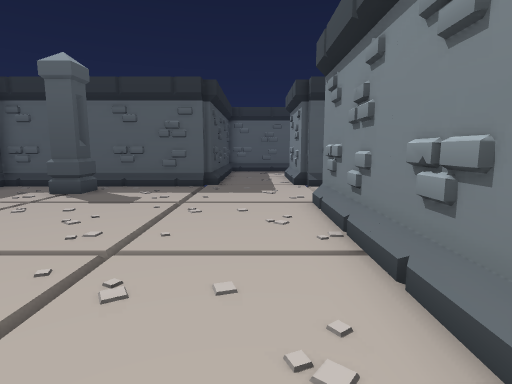
view 1 (above)

19 first-person views from a walk through a level from a Godot 3-D game. The camera is 1.5 m above the floor, tilts 8° down and sees 80° across. The floor is counted in squares, 1 m on a side. Each view is taken from the middle of a square. On the plan, view 1 faces up. The plan holds only what a view shows up to about 15 squares ahead; the rest is blank. The place goes on beyond the plan. Characters and animated objects are not drawn.

view 2
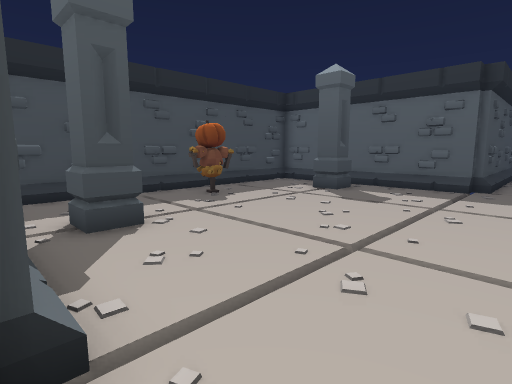

view 3
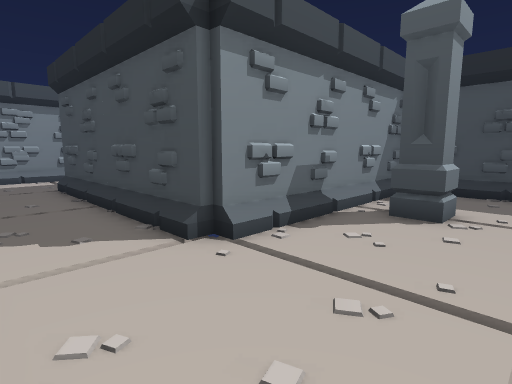

view 4
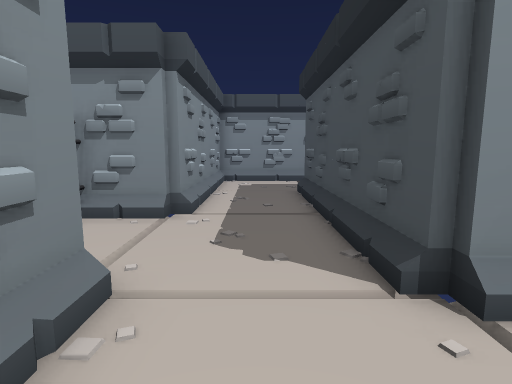

view 5
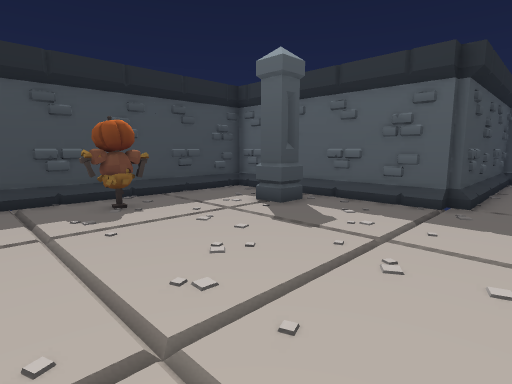

view 6
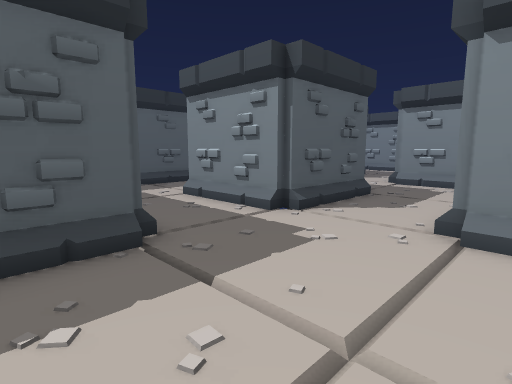

view 7
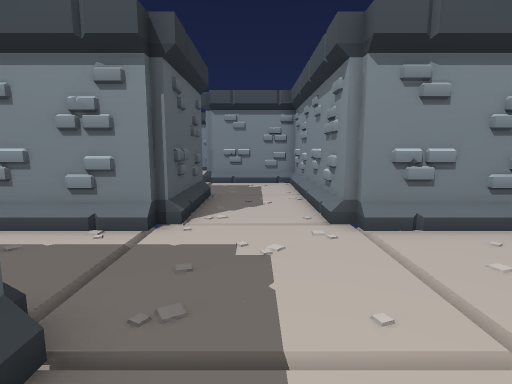

view 8
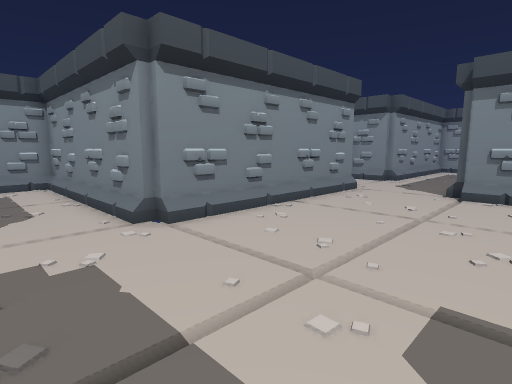

view 9
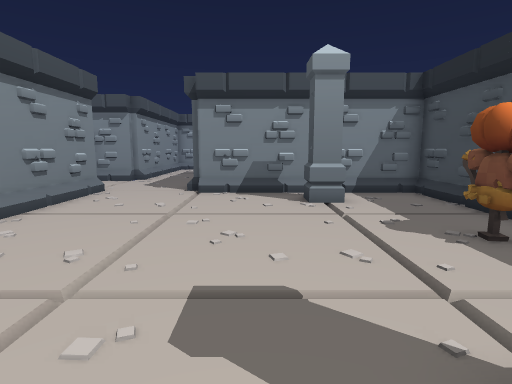

view 10
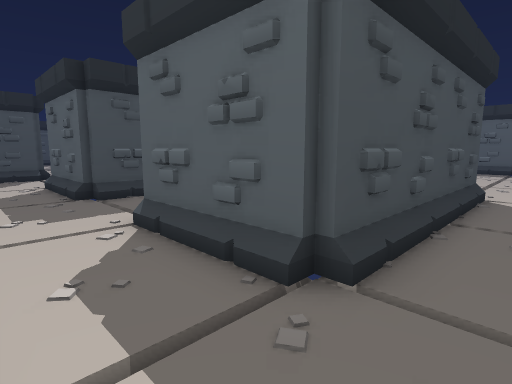

view 11
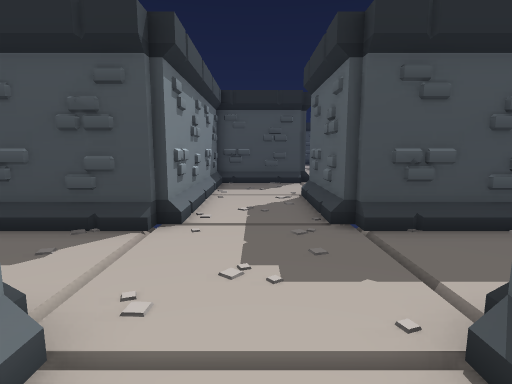

view 12
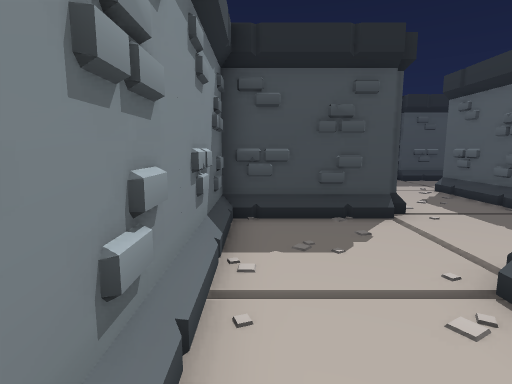

view 13
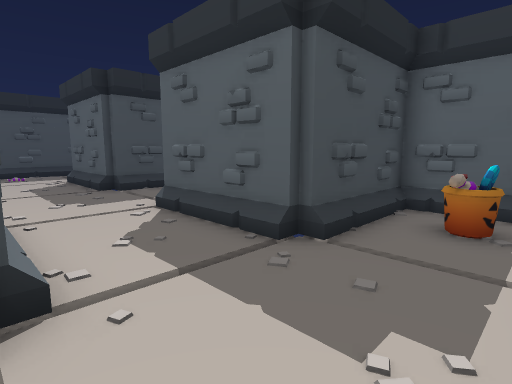

view 14
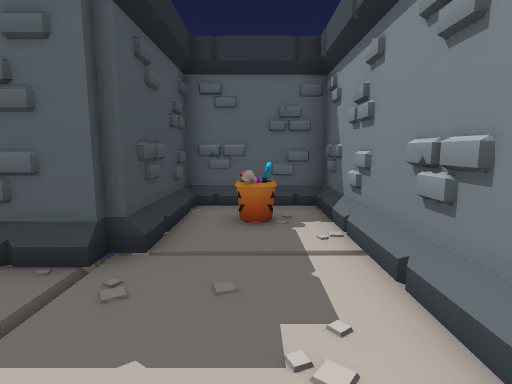

view 15
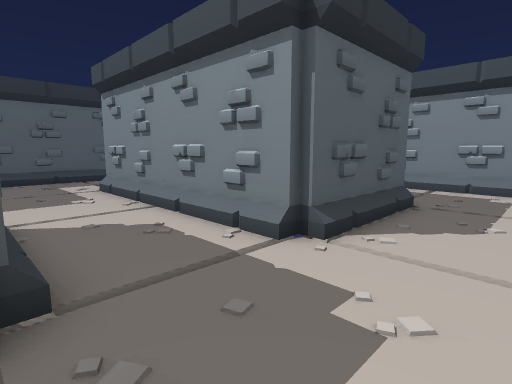

view 16
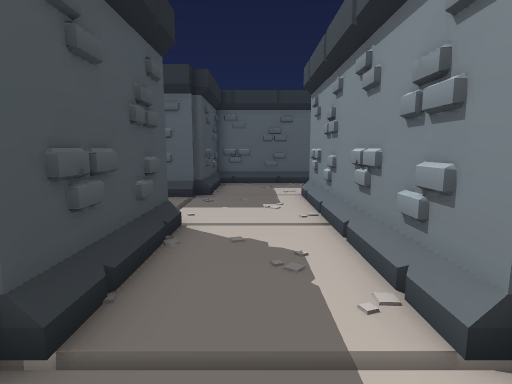

view 17
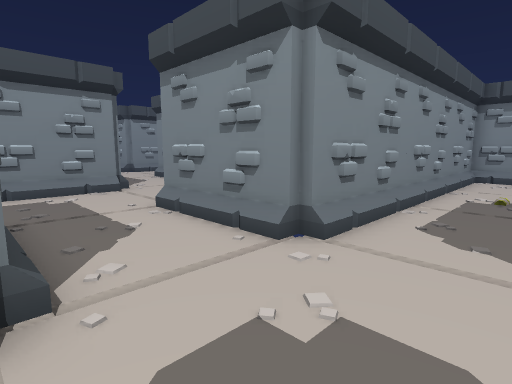

view 18
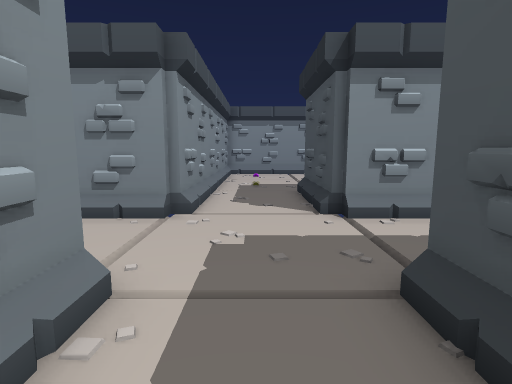

view 19
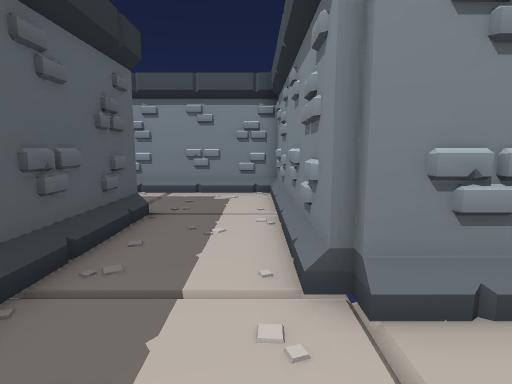

### Floor plan
Points are (right, up) in squares from view 1. A wall is a line through its corners. A room is listed if a view was taken in it or the views show most of it. See-through windows are left out.
Room 1 (views 1, 2, 3, 4, 5, 6, 7, 8, 9, 10, 11, 12, 13, 14, 15, 16, 17, 18, 19)
walls: (-9.7, -5) (-9.7, -8) (-10, -8) (-10, -8.5); (-14.2, 4.1) (-14.2, 9.2); (-2.1, 0) (-1.5, 0); (-17.7, -0.5) (-17.7, -4) (-18, -4) (-18, -4.5); (-9.7, -8.2) (-14.2, -8.2) (-14.2, -0.2) (-17.7, -0.2); (-17.7, -4.2) (-22.5, -4.2); (-14, -8.5) (-14, -8); (1.7, 0) (1.7, 8); (-18, 7.7) (-25.7, 7.7) (-25.7, 4) (-26, 4); (1.5, -4) (2, -4) (2, -3.5); (-1.5, -8) (-2, -8) (-2, -8.5); (-17.7, -7.9) (-17.7, -11.7) (-10, -11.7); (1.5, 8) (2, 8) (2, 8.5); (1.5, 8.2) (9.7, 8.2) (9.7, 12); (-1.8, 11.8) (-9.7, 11.8) (-9.7, 0.3) (-1.8, 0.3) (-1.8, -8.2) (-6, -8.2); (-10, -12) (-9.7, -12) (-9.7, -15); (-1.5, 12) (-2, 12) (-2, 11.5); (-22.5, 4) (-22, 4) (-22, 4.5); (-22, -4.5) (-22, -4) (-22.5, -4); (-2.6, -11.7) (1.7, -11.7) (1.7, -3.8) (4, -3.8); (-22.2, -4.5) (-22.2, 4.2) (-14.5, 4.2); (2, 11.5) (2, 12); (1.7, 11.9) (1.7, 14.5); (-1.8, 14.5) (-1.8, 11.5); (-22.5, -8) (-22, -8) (-22, -7.5); (-25.7, 0) (-25.7, -4) (-26, -4) (-26, -4.5); (-25.9, 3.7) (-26.9, 3.7); (-25.7, -4.2) (-28.5, -4.2); (6.1, 11.8) (2, 11.8); (-26.1, -8) (-25.7, -8) (-25.7, -12); (-28, -7.8) (-26, -7.8); (-22.2, -15.5) (-22.2, -7.8) (-18, -7.8); (10, 12) (10, 12.5)
low walls: (-14.5, -2.5) (-14.5, -1.6); (-16.6, -0.5) (-17.7, -0.5); (-14.5, -6.4) (-14.5, -3); (-5.5, -8.5) (-6, -8.5); (1.5, 1.6) (1.5, 4.4); (-18, -4.5) (-20.9, -4.5); (-5.1, 11.5) (-6.2, 11.5); (1.5, 5.5) (1.5, 6.4); (-2, -8.5) (-4.4, -8.5); (1.5, 7.1) (1.5, 8); (-2, 11.5) (-4.9, 11.5); (-21, -4.5) (-22, -4.5); (-22.5, 1.5) (-22.5, 2.4); (-22.5, -4) (-22.5, 0.4); (1.5, 11.9) (1.5, 12.9); (1.5, 13.5) (1.5, 14.5); (9.5, 9.8) (9.5, 10.9)
objects: bucket (-16, -2); scarecrow (-8, 5) to (-8, 7); pillar (-6, 2) to (-6, 3); pillar (-6, 10) to (-6, 11)

Where each view was taken, in squares from view 1:
view 1: 0 up, 0 right, facing up
view 2: 0 up, 0 right, facing up-left
view 3: 4 up, 1 right, facing down-left
view 4: 3 up, 0 right, facing down
view 5: 3 up, 0 right, facing up-left
view 6: 7 up, 4 left, facing up-right
view 7: 10 up, 4 left, facing right
view 8: 11 up, 4 left, facing down-right
view 9: 11 up, 4 left, facing down
view 10: 11 down, 0 right, facing up-left
view 11: 10 down, 4 left, facing left
view 12: 11 down, 11 left, facing left
view 13: 8 down, 15 left, facing up-left
view 14: 8 down, 16 left, facing up
view 15: 7 down, 26 left, facing up-right
view 16: 6 down, 24 left, facing up
view 17: 4 down, 25 left, facing down-right
view 18: 1 down, 24 left, facing down
view 19: 5 up, 25 left, facing right
